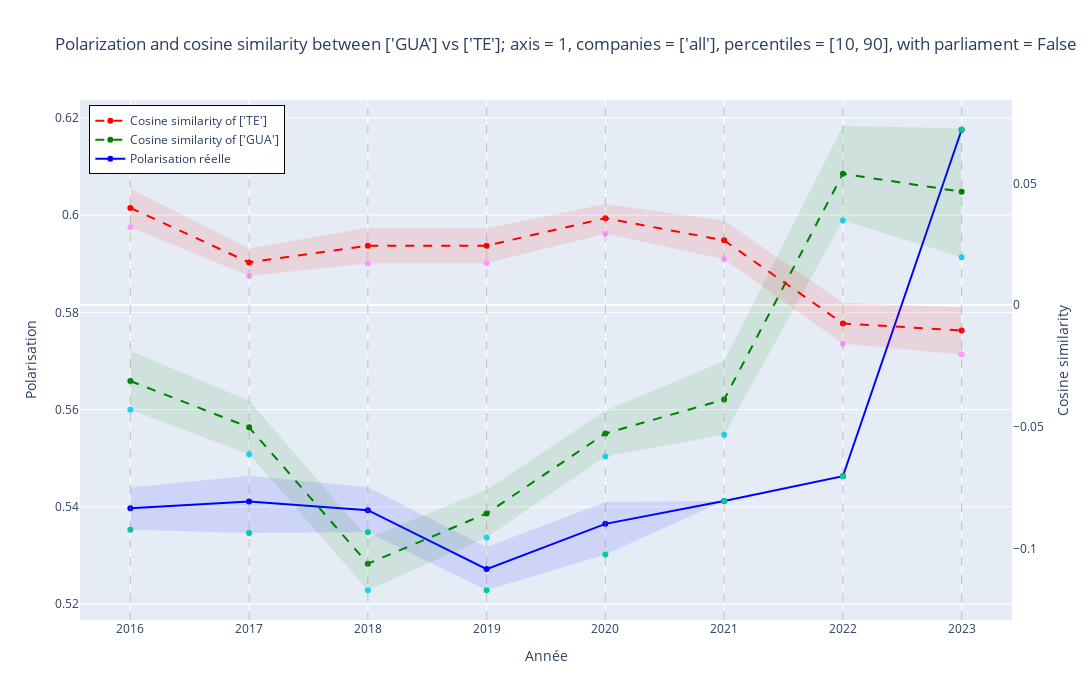

The notebook cell this image was saved under:
### Markdown cell above
Here, we can plot the polarization between some sources on the same graph as the cosine similarity of the sources on the axis selected. **It only works if an axis has been defined**.

### Code cell
if axis:
    draw_cos_pol(left_side=left, right_side=right, curves_by_company=curves_by_company, axis=axis, percentiles=percentiles, print_random_pol=print_random_pol, with_parliament=False)

### Figure 1 — Plotly figure (JSON) as saved in the notebook; plotly's stock layout.template omitted (floating-point values rounded to 4 significant figures)
{"data": [{"line": {"color": "blue", "width": 2}, "name": "Polarisation réelle", "type": "scatter", "x": [2016, 2017, 2018, 2019, 2020, 2021, 2022, 2023], "y": [0.5397, 0.5411, 0.5393, 0.5272, 0.5365, 0.5412, 0.5463, 0.6176]}, {"line": {"width": 0}, "mode": "lines", "showlegend": false, "type": "scatter", "x": [2016, 2017, 2018, 2019, 2020, 2021, 2022, 2023], "y": [0.544, 0.5464, 0.544, 0.5318, 0.541, 0.5412, 0.5463, 0.6176]}, {"fill": "tonexty", "fillcolor": "rgba(0, 0, 255, 0.1)", "line": {"width": 0}, "showlegend": false, "type": "scatter", "x": [2016, 2017, 2018, 2019, 2020, 2021, 2022, 2023], "y": [0.5353, 0.5346, 0.5348, 0.5229, 0.5302, 0.5412, 0.5463, 0.6176]}, {"line": {"color": "green", "dash": "dash", "width": 2}, "name": "Cosine similarity of ['GUA']", "type": "scatter", "x": [2016, 2017, 2018, 2019, 2020, 2021, 2022, 2023], "y": [-0.03117, -0.0502, -0.1062, -0.08555, -0.0527, -0.03877, 0.05392, 0.04653], "yaxis": "y2"}, {"line": {"width": 0}, "mode": "lines", "showlegend": false, "type": "scatter", "x": [2016, 2017, 2018, 2019, 2020, 2021, 2022, 2023], "y": [-0.01878, -0.03927, -0.09557, -0.07581, -0.0433, -0.02298, 0.07353, 0.07258], "yaxis": "y2"}, {"fill": "tonexty", "fillcolor": "rgba(0, 128, 0, 0.1)", "line": {"width": 0}, "showlegend": false, "type": "scatter", "x": [2016, 2017, 2018, 2019, 2020, 2021, 2022, 2023], "y": [-0.04297, -0.06126, -0.1171, -0.09543, -0.06212, -0.05321, 0.03471, 0.01966], "yaxis": "y2"}, {"line": {"color": "red", "dash": "dash", "width": 2}, "name": "Cosine similarity of ['TE']", "type": "scatter", "x": [2016, 2017, 2018, 2019, 2020, 2021, 2022, 2023], "y": [0.03988, 0.01753, 0.02439, 0.0244, 0.03569, 0.02658, -0.007548, -0.01042, -0.05325, -0.08619, -0.04896, -0.06679, -0.01751, -0.08267], "yaxis": "y2"}, {"line": {"width": 0}, "mode": "lines", "showlegend": false, "type": "scatter", "x": [2016, 2017, 2018, 2019, 2020, 2021, 2022, 2023], "y": [0.04785, 0.02337, 0.03177, 0.0316, 0.04149, 0.03471, 0.001, -0.00102, -0.04261, -0.07663, -0.03878, -0.05586, -0.00688, -0.06667], "yaxis": "y2"}, {"fill": "tonexty", "fillcolor": "rgba(255, 0, 0, 0.1)", "line": {"width": 0}, "showlegend": false, "type": "scatter", "x": [2016, 2017, 2018, 2019, 2020, 2021, 2022, 2023], "y": [0.03198, 0.01193, 0.01709, 0.0172, 0.02925, 0.01878, -0.0159, -0.02026, -0.06348, -0.09588, -0.05955, -0.07732, -0.02802, -0.09998], "yaxis": "y2"}], "layout": {"height": 700, "legend": {"bordercolor": "Black", "borderwidth": 1, "x": 0.01, "y": 0.99}, "shapes": [{"line": {"color": "gray", "dash": "dash", "width": 0.5}, "type": "line", "x0": 2016, "x1": 2016, "xref": "x", "y0": 0, "y1": 1, "yref": "y domain"}, {"line": {"color": "gray", "dash": "dash", "width": 0.5}, "type": "line", "x0": 2017, "x1": 2017, "xref": "x", "y0": 0, "y1": 1, "yref": "y domain"}, {"line": {"color": "gray", "dash": "dash", "width": 0.5}, "type": "line", "x0": 2018, "x1": 2018, "xref": "x", "y0": 0, "y1": 1, "yref": "y domain"}, {"line": {"color": "gray", "dash": "dash", "width": 0.5}, "type": "line", "x0": 2019, "x1": 2019, "xref": "x", "y0": 0, "y1": 1, "yref": "y domain"}, {"line": {"color": "gray", "dash": "dash", "width": 0.5}, "type": "line", "x0": 2020, "x1": 2020, "xref": "x", "y0": 0, "y1": 1, "yref": "y domain"}, {"line": {"color": "gray", "dash": "dash", "width": 0.5}, "type": "line", "x0": 2021, "x1": 2021, "xref": "x", "y0": 0, "y1": 1, "yref": "y domain"}, {"line": {"color": "gray", "dash": "dash", "width": 0.5}, "type": "line", "x0": 2022, "x1": 2022, "xref": "x", "y0": 0, "y1": 1, "yref": "y domain"}, {"line": {"color": "gray", "dash": "dash", "width": 0.5}, "type": "line", "x0": 2023, "x1": 2023, "xref": "x", "y0": 0, "y1": 1, "yref": "y domain"}], "title": {"text": "Polarization and cosine similarity between ['GUA'] vs ['TE']; axis = 1, companies = ['all'], percentiles = [10, 90], with parliament = False"}, "width": 1200, "xaxis": {"title": {"text": "Année"}}, "yaxis": {"rangemode": "nonnegative", "side": "left", "title": {"text": "Polarisation"}}, "yaxis2": {"overlaying": "y", "rangemode": "tozero", "showgrid": false, "side": "right", "title": {"text": "Cosine similarity"}}}}
